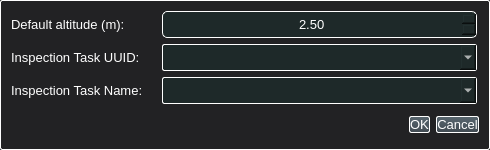
<?xml version="1.0" encoding="UTF-8"?>
<ui version="4.0">
 <class>WaypointsOptionsDialog</class>
 <widget class="QDialog" name="WaypointsOptionsDialog">
  <property name="geometry">
   <rect>
    <x>0</x>
    <y>0</y>
    <width>490</width>
    <height>150</height>
   </rect>
  </property>
  <property name="minimumSize">
   <size>
    <width>490</width>
    <height>150</height>
   </size>
  </property>
  <property name="maximumSize">
   <size>
    <width>490</width>
    <height>150</height>
   </size>
  </property>
  <property name="windowTitle">
   <string>Waypoints Options</string>
  </property>
  <property name="styleSheet">
   <string notr="true">QMainWindow::separator {
	background-color: #323235;
	width: 3px;
	height: 3px;
}

QMainWindow::separator:hover {
	background: blue;
}


QWidget {
	background-color: #222224;
	color: white;
	font-size: 10pt;
}

QWidget:focus
{
	border: 2px solid #379AC3;
	/*background-color: rgba(55, 154, 195, 80);*/
}


QLabel:disabled {
	color: grey;
}


QProgressBar {
	border: 1px solid #4A4A4F;
	border-radius: 4px;
	text-align: center;
	background-color: #111118;
}

QProgressBar::chunk {
	background-color: #3C7B9E;
}


QSpinBox,
QDoubleSpinBox,
QDateEdit,
QTimeEdit {
	background-color: #1E2929;
	border: 1px solid white;
	border-radius: 5px;
	selection-background-color: #379AC3;
}

QSpinBox:disabled,
QDoubleSpinBox:disabled,
QDateEdi:disabledt,
QTimeEdit:disabled  {
    border-color: grey;
	color: grey;
}

QDockWidget {
	border: 2px solid #66666B;
	border-radius: 1px;
}

QDockWidget::title {
	background-color: qlineargradient(x1: 0, y1: 0, x2: 0, y2: 1, stop: 0 #3F556A, stop: 1 #293645);    
	text-align: center;
	border-bottom: 2px solid #2C3A4A;
}

QDockWidget::close-button, 
QDockWidget::float-button {
	spacing: 1px;
	border: 1px solid transparent;
	border-radius: 2px;
	background: transparent;
	padding: 0px;
}

QDockWidget::close-button:hover, 
QDockWidget::float-button:hover {
	background: rgba(255, 255, 255, 10);
}

QDockWidget::close-button:pressed, 
QDockWidget::float-button:pressed {
	padding: 1px -1px -1px 1px;
}


QMenuBar::item {
    background-color: transparent;
}

QMenuBar::item:selected {
    background-color: #379AC3;
	border: 1px solid grey;
    border-bottom-color: transparent;
    border-top-left-radius: 4px;
    border-top-right-radius: 4px;
}

QMenuBar::item:disabled {
	color: grey;
}


QMenu {
	border: 1px solid #379AC3;
}

QMenu::separator {
	height: 1px;
	background: #379AC3;
	margin-top: 8px;
	margin-bottom: 4px;
	margin-left: 5px;
	margin-right: 5px;
 }

QMenu::item {
	padding: 2px 20px 2px 20px;
}

QMenu::item:disabled {
	color: grey;
}

QMenu::item:selected {
    background-color: #379AC3;
	border: 1px solid grey;
}


QToolButton {
	background-color: #2C2C34;
	border: 1px solid white;
	border-radius: 2px;
	margin: 1px;
	padding-left: 2px;
	padding-right: 2px;
}

QToolButton:disabled {
	border-color: grey;
}

QToolButton:checked {
	background-color: qlineargradient(x1: 0, y1: 0, x2: 0, y2: 1, stop: 0 #3FC9D7, stop: 1 #414B52);
	border-color: #379AC3;
}

QToolButton:checked:disabled {
	background-color: #898C90;
	border-color: grey;
}

QToolButton:pressed {
	background-color: qlineargradient(x1: 0, y1: 0, x2: 0, y2: 1, stop: 0 #bbbbbb, stop: 1 #b0b0b0);
	border-color: #379AC3;
}


QComboBox {
	background-color: #1E2929;
	color: white;
    border: 1px solid white;
    border-radius: 2px;
    padding: 1px 18px 1px 32px;
    min-width: 6em;
}

QComboBox:disabled {
	color: grey;
    border-color: grey;
}

QComboBox::separator {
	height: 1px;
	background: #379AC3;
	margin-left: 5px;
	margin-right: 5px;
}

QComboBox::item:disabled {
	color: grey;
}

QComboBox::item:selected {
    background-color: #379AC3;
}


QDialog {
	border: 1px solid white;
  	border-radius: 2px;
}


QTabWidget::pane {
	border: 1px solid white;
}


QTabBar {
	outline: none
}

QTabBar::tab {
    background-color: qlineargradient(x1: 0, y1: 0, x2: 0, y2: 1, stop: 0 #090909, stop: 1 #353535);
    border: 1px solid white;
    border-bottom-color: transparent;
    border-top-left-radius: 4px;
    border-top-right-radius: 4px;
    min-width: 8ex;
    padding: 2px;
}

QTabBar::tab:selected, QTabBar::tab:hover {
	background-color: #379AC3;
}

QTabBar::tab:!selected {
	margin-top: 2px;
}

QTabBar::tab:focus
{
	border: 1px solid #379AC3;
}


QToolTip {
    background-color: #3D5368;
    border: 1px solid #379AC3;
    border-radius: 2px;
    color: #DDDDDF;
}


QSlider {
    background-color: transparent;
}

QSlider::groove:horizontal {
     border: 1px solid #999999;
     height: 4px; 
     background: qlineargradient(x1:0, y1:0, x2:0, y2:1, stop:0 #4A4A4F, stop:1 #4A4A4F);
     margin: 2px 0;
 }

 QSlider::groove:disabled:horizontal {
     border: 1px solid #454545;
     height: 4px; 
     background: qlineargradient(x1:0, y1:0, x2:0, y2:1, stop:0 #4A4A4F, stop:1 #4A4A4F);
     margin: 2px 0;
 }

 QSlider::handle:horizontal {
     background-color: qlineargradient(x1: 0, y1: 0, x2: 0, y2: 1, stop: 0 #232228, stop: 1 #020208);
     border: 2px solid #379AC3;
     width: 18px;
     margin: -5px 0; 
     border-radius: 3px;
 }

 QSlider::handle:disabled:horizontal {
     background-color: qlineargradient(x1: 0, y1: 0, x2: 0, y2: 1, stop: 0 #535258, stop: 1 #050508);
     border: 2px solid #444444;
     width: 18px;
     margin: -5px 0;
     border-radius: 3px;
 }

 QSlider::groove:vertical {
     border: 1px solid #999999;
     width: 4px; 
     background: qlineargradient(x1:0, y1:0, x2:1, y2:0, stop:0 #4A4A4F, stop:1 #4A4A4F);
     margin: 2px 0;
 }

 QSlider::handle:vertical {
     background-color: qlineargradient(x1: 0, y1: 0, x2: 1, y2: 0, stop: 0 #232228, stop: 1 #020208);
     border: 2px solid #379AC3;
     height: 18px;
     margin: 0 -5px; 
     border-radius: 3px;
 }


QRadioButton{
    width: 13px;
    height: 13px;
    padding: 3px 3px 3px 3px;
	outline: none;
}

QRadioButton:disabled {
	color: grey;
	border-color: grey;
}

QRadioButton::indicator{
    border: 1px solid white;
    border-radius: 5px;
    color: white;
    width: 10px;
    height: 10px;
    margin: 2px 2px 2px 2px;
}

QRadioButton::indicator:disabled{
    color: grey;
	border-color: grey;
}

QRadioButton::indicator:checked {
    background-color: #379AC3;
}

QRadioButton::indicator:checked:disabled{
    color: grey;
	border-color: grey;
	background-color: grey;
}

QPlainTextEdit,
QTextEdit,
QLineEdit {
	background-color: #1E2929;
	/*border: 1px solid #777777;*/
	border: 1px solid white;
	/*border-radius: 2px;*/
	border-radius: 5px;
	selection-background-color: #379AC3;
}

QPlainTextEdit:disabled,
QTextEdit:disabled,
QLineEdit:disabled  {
	border-color: grey;
	color: grey;
}


QPushButton {
	border: 1px solid white;
	border-radius: 2px;
	background-color: qlineargradient(x1: 0, y1: 0, x2: 0, y2: 1, stop: 0 #59666f, stop: 1 #414B52);
	outline: none
}

QPushButton:disabled {
    color: grey;
}

QPushButton:checked {
	background-color: qlineargradient(x1: 0, y1: 0, x2: 0, y2: 1, stop: 0 #09A2B2, stop: 1 #414B52);
}

QPushButton:pressed {
	background-color: qlineargradient(x1: 0, y1: 0, x2: 0, y2: 1, stop: 0 #bbbbbb, stop: 1 #b0b0b0);
}


QTreeView,
QListView ,
QTableWidget{
	background: #1E2929;
	alternate-background-color: #223335;
	show-decoration-selected: 1;
}

QTreeView::item:!has-children:hover,
QListView::item:hover {
    background-color: #379AC3;
}

QTreeView::item:selected,
QListView::item:selected {
    background-color: #379AC3;
	border: 1px solid grey;
    border-right-color:transparent;
	border-left-color:transparent;
}

QTreeView::branch:!has-children:hover {
    background-color: #379AC3;
}

QTreeView::branch:selected {
    background-color: #379AC3;
	border: 1px solid grey;
    border-right-color:transparent;
	border-left-color:transparent;
}

QTreeView::item:hover#WmsTreeWidget {
	background-color: none;
}

QTreeView::branch:hover#WmsTreeWidget {
    background-color: none;
}


QHeaderView::section {
    background-color: #221113;
	color: white;
	border: 1px solid #6c6c6c;
}

QHeaderView::section:checked
{
    background-color: darkgrey;
}

QHeaderView::section:disabled {
	color: grey;
}

QCheckBox {
    color: #DDDDDF;
    padding: 3px 3px 3px 3px;
}

/*
QCheckBox::indicator{
    border: 1px solid white;
    border-radius: 1px;
    color: #FFFFFF;
    width: 10px;
    height: 10px;
    margin: 2px 2px 2px 2px
}

QCheckBox::indicator:unchecked:pressed {
    background-color: #286e08;
}

QCheckBox::indicator:checked {
    background-color: #49c70f;
}

QCheckBox::indicator:checked:pressed {
    background-color: #AAAAAA;
}
*/

QGroupBox {
    border: 1px solid #66666B;
    border-radius: 3px;
    padding: 0px 0px 0px 0px;
    margin-top: 2ex;
    margin-bottom: 1ex;
}

QGroupBox::title {
     subcontrol-origin: margin;
     subcontrol-position: top center;
     margin: 0 3px 0px 3px;
     padding: 0 3px 0px 0px;
     font: bold 8px;
     color: #DDDDDF;
 }


QGCToolWidgetItem {
	border: 1px solid #66666B;
	border-radius: 3px;
	padding: 10px 0px 0px 0px;
	margin-top: 1ex;
 }


QSplitter::handle:horizontal {
	background-color: qlineargradient(spread:pad, x1:0, y1:0, x2:0, y2:1, 
		stop:0 rgba(255, 255, 255, 0), 
		stop:0.407273 rgba(200, 200, 200, 255), 
		stop:0.4825 rgba(101, 104, 113, 235), 
		stop:0.6 rgba(255, 255, 255, 0)
		);
}

QSplitter::handle:vertical {
	background-color: qlineargradient(spread:pad, x1:0, y1:0, x2:1, y2:0, 
		stop:0 rgba(255, 255, 255, 0), 
		stop:0.407273 rgba(200, 200, 200, 255), 
		stop:0.4825 rgba(101, 104, 113, 235), 
		stop:0.6 rgba(255, 255, 255, 0)
		);
}</string>
  </property>
  <layout class="QVBoxLayout" name="verticalLayout">
   <item>
    <layout class="QFormLayout" name="formLayout">
     <item row="0" column="0">
      <widget class="QLabel" name="defaultAltitudeL">
       <property name="sizePolicy">
        <sizepolicy hsizetype="Expanding" vsizetype="Preferred">
         <horstretch>0</horstretch>
         <verstretch>0</verstretch>
        </sizepolicy>
       </property>
       <property name="minimumSize">
        <size>
         <width>145</width>
         <height>27</height>
        </size>
       </property>
       <property name="maximumSize">
        <size>
         <width>145</width>
         <height>27</height>
        </size>
       </property>
       <property name="text">
        <string>Default altitude (m):</string>
       </property>
      </widget>
     </item>
     <item row="0" column="1">
      <widget class="QDoubleSpinBox" name="defaultAltitudeSB">
       <property name="enabled">
        <bool>true</bool>
       </property>
       <property name="sizePolicy">
        <sizepolicy hsizetype="Preferred" vsizetype="Preferred">
         <horstretch>0</horstretch>
         <verstretch>0</verstretch>
        </sizepolicy>
       </property>
       <property name="minimumSize">
        <size>
         <width>315</width>
         <height>27</height>
        </size>
       </property>
       <property name="maximumSize">
        <size>
         <width>315</width>
         <height>27</height>
        </size>
       </property>
       <property name="alignment">
        <set>Qt::AlignCenter</set>
       </property>
       <property name="minimum">
        <double>1.500000000000000</double>
       </property>
       <property name="maximum">
        <double>10000.000000000000000</double>
       </property>
       <property name="value">
        <double>2.500000000000000</double>
       </property>
      </widget>
     </item>
     <item row="1" column="0">
      <widget class="QLabel" name="taskIdL">
       <property name="sizePolicy">
        <sizepolicy hsizetype="Expanding" vsizetype="Preferred">
         <horstretch>0</horstretch>
         <verstretch>0</verstretch>
        </sizepolicy>
       </property>
       <property name="minimumSize">
        <size>
         <width>145</width>
         <height>27</height>
        </size>
       </property>
       <property name="maximumSize">
        <size>
         <width>145</width>
         <height>27</height>
        </size>
       </property>
       <property name="text">
        <string>Inspection Task UUID:</string>
       </property>
      </widget>
     </item>
     <item row="1" column="1">
      <widget class="QComboBox" name="taskIdCB">
       <property name="sizePolicy">
        <sizepolicy hsizetype="Minimum" vsizetype="Fixed">
         <horstretch>0</horstretch>
         <verstretch>0</verstretch>
        </sizepolicy>
       </property>
       <property name="minimumSize">
        <size>
         <width>148</width>
         <height>27</height>
        </size>
       </property>
       <property name="maximumSize">
        <size>
         <width>315</width>
         <height>27</height>
        </size>
       </property>
       <property name="editable">
        <bool>true</bool>
       </property>
      </widget>
     </item>
     <item row="2" column="0">
      <widget class="QLabel" name="taskIdL_2">
       <property name="sizePolicy">
        <sizepolicy hsizetype="Expanding" vsizetype="Preferred">
         <horstretch>0</horstretch>
         <verstretch>0</verstretch>
        </sizepolicy>
       </property>
       <property name="minimumSize">
        <size>
         <width>145</width>
         <height>27</height>
        </size>
       </property>
       <property name="maximumSize">
        <size>
         <width>145</width>
         <height>27</height>
        </size>
       </property>
       <property name="text">
        <string>Inspection Task Name:</string>
       </property>
      </widget>
     </item>
     <item row="2" column="1">
      <widget class="QComboBox" name="nameCB">
       <property name="sizePolicy">
        <sizepolicy hsizetype="Minimum" vsizetype="Fixed">
         <horstretch>0</horstretch>
         <verstretch>0</verstretch>
        </sizepolicy>
       </property>
       <property name="minimumSize">
        <size>
         <width>148</width>
         <height>27</height>
        </size>
       </property>
       <property name="maximumSize">
        <size>
         <width>315</width>
         <height>27</height>
        </size>
       </property>
       <property name="editable">
        <bool>true</bool>
       </property>
      </widget>
     </item>
    </layout>
   </item>
   <item>
    <widget class="QDialogButtonBox" name="buttonBox">
     <property name="sizePolicy">
      <sizepolicy hsizetype="Preferred" vsizetype="Preferred">
       <horstretch>0</horstretch>
       <verstretch>0</verstretch>
      </sizepolicy>
     </property>
     <property name="orientation">
      <enum>Qt::Horizontal</enum>
     </property>
     <property name="standardButtons">
      <set>QDialogButtonBox::Cancel|QDialogButtonBox::Ok</set>
     </property>
    </widget>
   </item>
  </layout>
 </widget>
 <resources/>
 <connections>
  <connection>
   <sender>buttonBox</sender>
   <signal>accepted()</signal>
   <receiver>WaypointsOptionsDialog</receiver>
   <slot>accept()</slot>
   <hints>
    <hint type="sourcelabel">
     <x>318</x>
     <y>49</y>
    </hint>
    <hint type="destinationlabel">
     <x>184</x>
     <y>49</y>
    </hint>
   </hints>
  </connection>
  <connection>
   <sender>buttonBox</sender>
   <signal>rejected()</signal>
   <receiver>WaypointsOptionsDialog</receiver>
   <slot>reject()</slot>
   <hints>
    <hint type="sourcelabel">
     <x>318</x>
     <y>49</y>
    </hint>
    <hint type="destinationlabel">
     <x>184</x>
     <y>49</y>
    </hint>
   </hints>
  </connection>
 </connections>
</ui>
